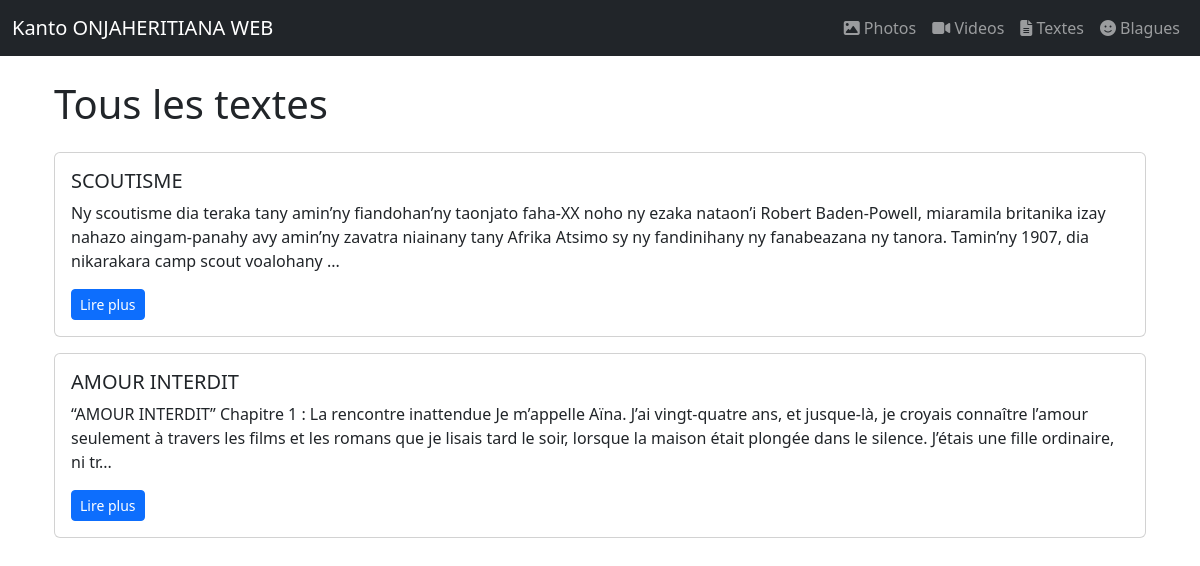
Page /textes/ on the committed database.
### contenu/models.py (models this page shows, shortened)
class Texte(models.Model):
    titre = models.CharField(max_length=200)
    contenu = models.TextField()
    date_pub = models.DateTimeField(auto_now_add=True)

### contenu/views.py (the view)
# urls.py: path('textes/', views.liste_textes, name='textes'),
def liste_textes(request):
    return render(request, 'contenu/textes.html', {'textes': Texte.objects.order_by('-date_pub')})

### contenu/templates/contenu/textes.html (shortened to what this page needs)
{% extends "contenu/base.html" %}
{% block content %}
<div class="container mt-4">
    <h1 class="mb-4">Tous les textes</h1>
    {% for texte in textes %}
    <div class="card mb-3">
        <div class="card-body">
            <h5 class="card-title">{{ texte.titre }}</h5>
            <p class="card-text">
                {{ texte.contenu|slice:":300" }}{% if texte.contenu|length > 300 %}...
                {% endif %}
            </p>
            {% if texte.contenu|length > 300 %}
            <button class="btn btn-primary btn-sm read-more-btn">Lire plus</button>
            {% endif %}
        </div>
    </div>
    {% endfor %}
</div>
{% endblock %}

### rows in the picture
Texte: titre "SCOUTISME", contenu "Ny scoutisme dia teraka tany amin’ny fiandohan’ny taonjato faha-XX noho ny ezaka nataon’i Robert Baden-Powell, miaramila britanika izay nahazo aingam-panahy avy amin’ny zavatra niainany tany Afrika Atsimo sy ny fandinihany ny fanabeazana ny tanora. Tamin’ny 1907, dia nikarakara camp scout voalohany", shows "Lire plus"
Texte: titre "AMOUR INTERDIT", contenu "“AMOUR INTERDIT” Chapitre 1 : La rencontre inattendue Je m’appelle Aïna. J’ai vingt-quatre ans, et jusque-là, je croyais connaître l’amour seulement à travers les films et les romans que je lisais tard le soir, lorsque la maison était plongée dans le silence. J’étais une fille ordinaire, ni tr", shows "Lire plus"
